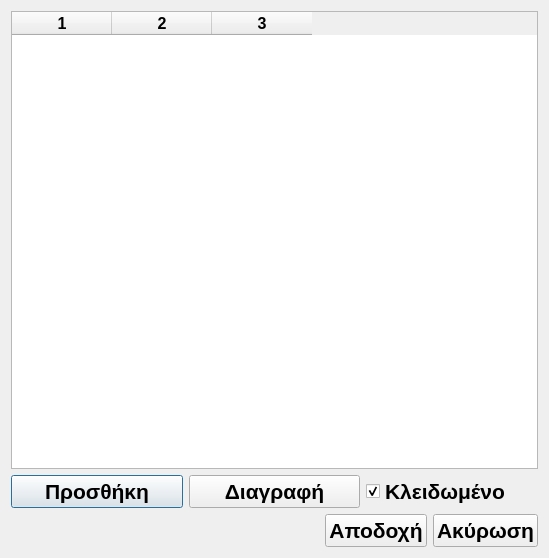
<?xml version="1.0" encoding="UTF-8"?>
<ui version="4.0">
 <class>Structure</class>
 <widget class="QDialog" name="Structure">
  <property name="geometry">
   <rect>
    <x>0</x>
    <y>0</y>
    <width>549</width>
    <height>558</height>
   </rect>
  </property>
  <property name="windowTitle">
   <string>Επεξεργασία Δομής</string>
  </property>
  <property name="locale">
   <locale language="Greek" country="Greece"/>
  </property>
  <layout class="QVBoxLayout" name="verticalLayout">
   <item>
    <widget class="QTableWidget" name="StructureTable">
     <property name="font">
      <font>
       <family>Arial</family>
       <pointsize>12</pointsize>
       <weight>75</weight>
       <bold>true</bold>
      </font>
     </property>
     <property name="sizeAdjustPolicy">
      <enum>QAbstractScrollArea::AdjustToContents</enum>
     </property>
     <property name="columnCount">
      <number>3</number>
     </property>
     <column/>
     <column/>
     <column/>
    </widget>
   </item>
   <item>
    <layout class="QHBoxLayout" name="horizontalLayout_2">
     <item>
      <widget class="QPushButton" name="AddButton">
       <property name="sizePolicy">
        <sizepolicy hsizetype="Minimum" vsizetype="Preferred">
         <horstretch>0</horstretch>
         <verstretch>0</verstretch>
        </sizepolicy>
       </property>
       <property name="font">
        <font>
         <family>Arial</family>
         <pointsize>16</pointsize>
         <weight>75</weight>
         <bold>true</bold>
        </font>
       </property>
       <property name="text">
        <string>Προσθήκη</string>
       </property>
      </widget>
     </item>
     <item>
      <widget class="QPushButton" name="DeleteButton">
       <property name="font">
        <font>
         <family>Arial</family>
         <pointsize>16</pointsize>
         <weight>75</weight>
         <bold>true</bold>
        </font>
       </property>
       <property name="text">
        <string>Διαγραφή</string>
       </property>
      </widget>
     </item>
     <item>
      <widget class="QCheckBox" name="Locker">
       <property name="font">
        <font>
         <family>Arial</family>
         <pointsize>16</pointsize>
         <weight>75</weight>
         <bold>true</bold>
        </font>
       </property>
       <property name="text">
        <string>Κλειδωμένο</string>
       </property>
       <property name="checked">
        <bool>true</bool>
       </property>
      </widget>
     </item>
    </layout>
   </item>
   <item>
    <layout class="QHBoxLayout" name="horizontalLayout">
     <item>
      <spacer name="horizontalSpacer">
       <property name="orientation">
        <enum>Qt::Horizontal</enum>
       </property>
       <property name="sizeHint" stdset="0">
        <size>
         <width>40</width>
         <height>20</height>
        </size>
       </property>
      </spacer>
     </item>
     <item>
      <widget class="QPushButton" name="ConfirmButton">
       <property name="font">
        <font>
         <family>Arial</family>
         <pointsize>16</pointsize>
         <weight>75</weight>
         <bold>true</bold>
        </font>
       </property>
       <property name="text">
        <string>Αποδοχή</string>
       </property>
      </widget>
     </item>
     <item>
      <widget class="QPushButton" name="CancelButton">
       <property name="font">
        <font>
         <family>Arial</family>
         <pointsize>16</pointsize>
         <weight>75</weight>
         <bold>true</bold>
        </font>
       </property>
       <property name="text">
        <string>Ακύρωση</string>
       </property>
      </widget>
     </item>
    </layout>
   </item>
  </layout>
 </widget>
 <resources/>
 <connections/>
</ui>
